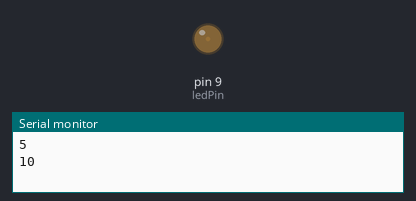
A sketch run on a simulated Arduino Uno, built with avr-gcc and run on an emulated ATmega328P. Parts: output pins drawn as LEDs (lit = HIGH), the last lines printed to the serial monitor.

Above: at 0.05 s.
At 0.95 s:
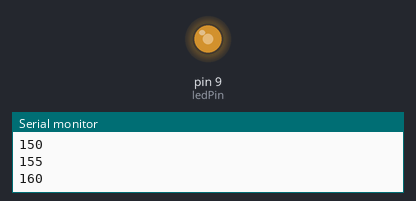
At 1.4 s:
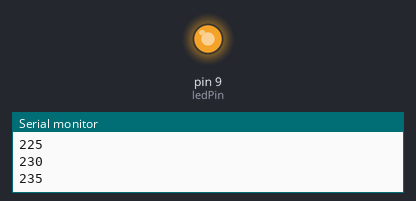
At 2.75 s:
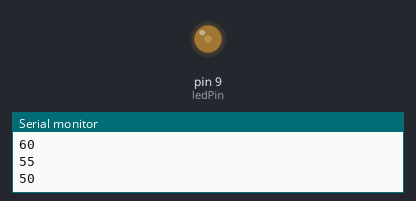
Timing chart, 0 to 7.1 s (numbered marks = the images above):
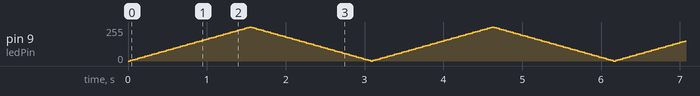

The sketch:

03.fade.ino
```cpp
int ledPin = 9; // o pin pwm que o led está conectado
int brilho = 0; // quantidade de brilho do led
int fade = 5; // quantidade de brilho para somar

// rotina que é executada ao pressionar reset
void setup() {
  Serial.begin(9600); // inicia a comunicação serial
  pinMode(ledPin, OUTPUT); // define a porta 9 como saída
}

// rotina que é executada o tempo todo
void loop() {
  // seta o brilho do pin 9
  analogWrite(ledPin, brilho);

  // aumenta o brilho para a próxima vez que entrar no loop
  brilho = brilho + fade;
  Serial.println(brilho);

  // ao chegar no término do fade, inverte a direção (para apagar ou acender)
  if (brilho <= 0 || brilho >= 255) {
    fade = fade * - 1;
  }

  // espera por 30 milisegundos
  delay(30);
}
```
